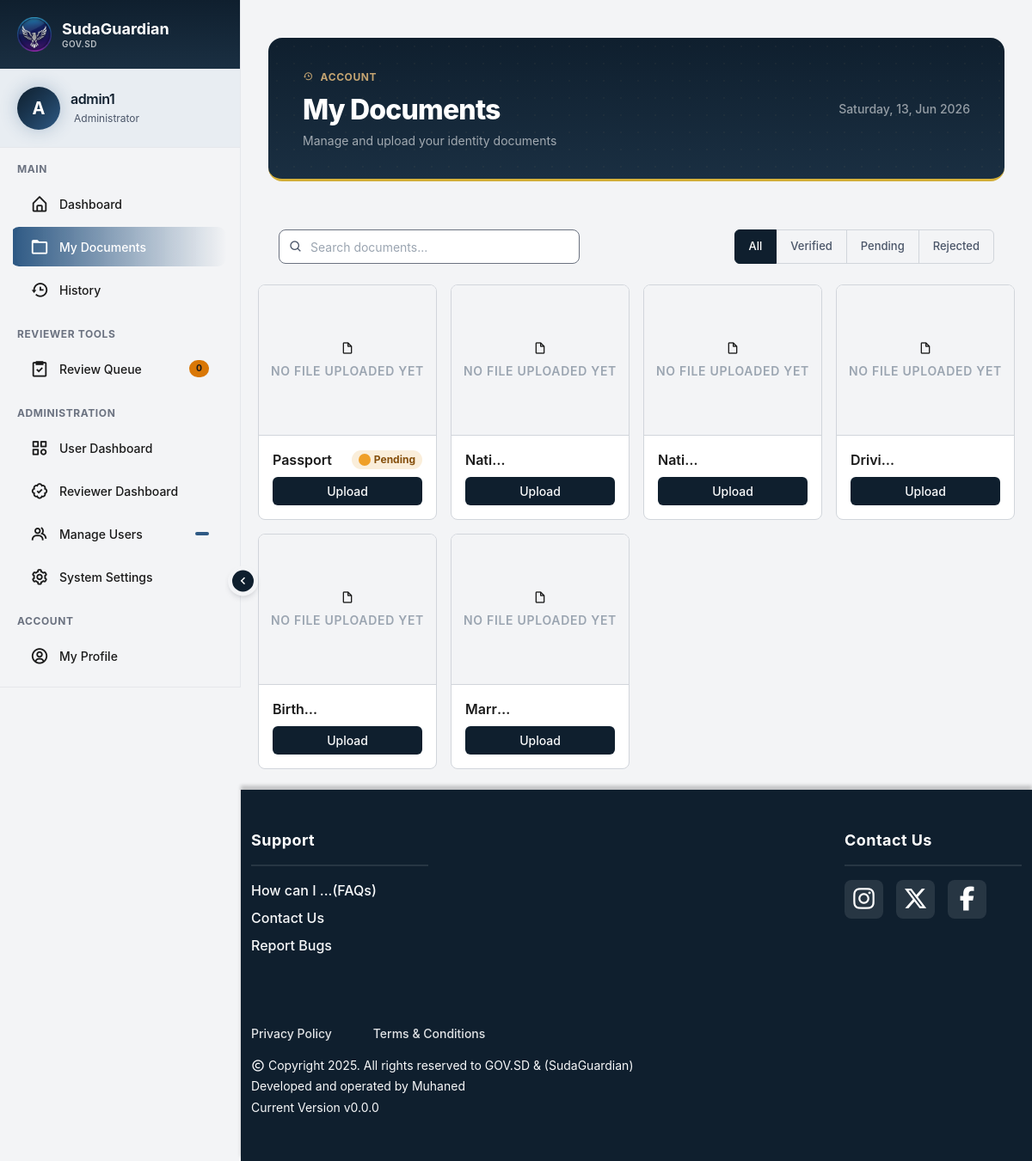
Before: /my-documents (signed in) with the older database file.
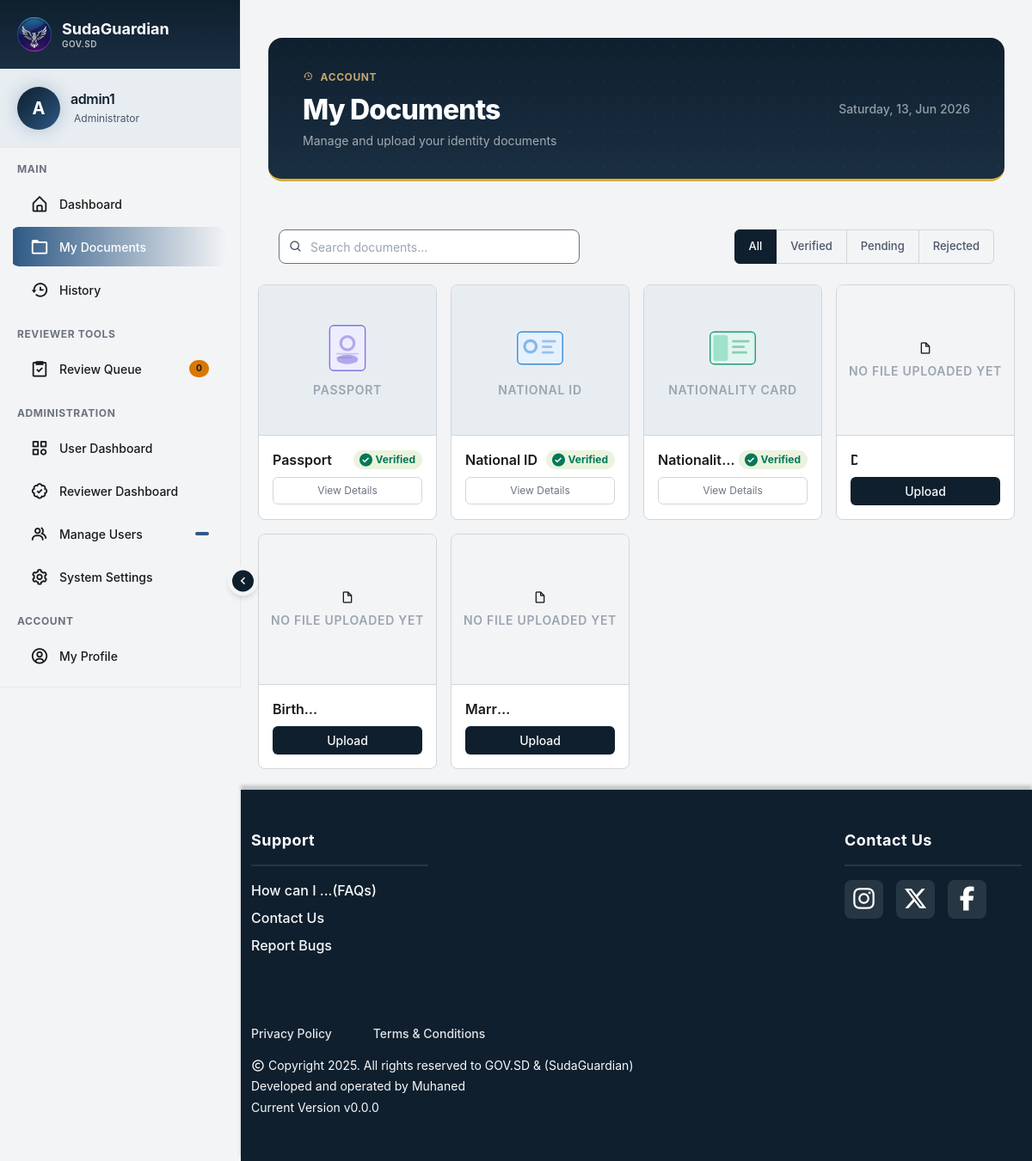
After: the same page with the newer database file.
### tables this page shows
CREATE TABLE users (
    id INTEGER PRIMARY KEY AUTOINCREMENT,
    username TEXT NOT NULL UNIQUE,
    password_hash TEXT,
    national_id_hash TEXT NOT NULL,
    full_name TEXT NOT NULL,
    birthdate TEXT,
    contact_email TEXT NOT NULL UNIQUE,
    contact_phone TEXT NOT NULL UNIQUE,
    verification_status TEXT NOT NULL DEFAULT 'verified',
    verified_at DATETIME NOT NULL,
    national_id_fast TEXT NOT NULL UNIQUE,
    role TEXT CHECK (role IN ('admin', 'user', 'reviewer')) NOT NULL
    , profile_picture TEXT, address TEXT, email_verified INTEGER NOT NULL DEFAULT 1);

CREATE TABLE documents (
id INTEGER PRIMARY KEY AUTOINCREMENT,
user_id INTEGER NOT NULL,
document_type TEXT NOT NULL,
document_number TEXT,
original_filename TEXT,
file_path TEXT UNIQUE,
mimetype TEXT,
size INTEGER,
uploaded_at DATETIME,
has_file INTEGER DEFAULT 0,
status TEXT DEFAULT 'not_uploaded' CHECK(status  IN ('not_uploaded', 'pending', 'verified', 'rejected', 'correction_requested')),
issued DATETIME,
approved_at DATETIME,
qr_token,
updated_at,
name TEXT,
FOREIGN KEY (user_id) REFERENCES users(id) ON DELETE CASCADE);

### app.py (the view)
@app.route("/my-documents")
@login_required
def my_documents():
    docs = {}
    for doc_type, doc_name in STANDARD_DOCUMENTS.items():
        docs[doc_type] = {
            "id": None,
            "name": doc_name,
            "type": doc_type,
            "status": "not_uploaded",
            "issued": "-",
            "has_file": False,
            "file_url": None,
            "qr_link": None
        }
    user_docs = Document.get_by_user(current_user.id)
    if user_docs:
        for row in user_docs:
            doc_type = row.document_type
            if doc_type in docs:
                docs[doc_type].update({
                    "id": row.id,
                    "status": row.status,
                    "issued": row.issued or "-",
                    "has_file": bool(row.has_file),
                    "file_url": url_for("static", filename=row.file_path) if row.file_path else None,
                    "qr_link": url_for("verify_document", token=row.qr_token, _external=True) if row.qr_token else None,
                })
    return render_template("my_documents.html", docs=list(docs.values()))

### app.py (called while the page is built)
@login_manager.user_loader
def load_user(user_id):
    return User.get_by_id(int(user_id))

### models.py (called while the page is built)
    @staticmethod
    def get_by_id(user_id):
        result = db.execute("SELECT * FROM users WHERE id = ?", user_id)
        if result:
            row = result[0]
            return User(
                id=row["id"],
                username=row["username"],
                password=row["password_hash"],
                national_id=row["national_id_hash"],
                full_name=row["full_name"],
                birthdate=row["birthdate"],
                contact_email=row["contact_email"],
                contact_phone=row["contact_phone"],
                verification_status=row["verification_status"],
                verified_at=row["verified_at"],
                national_id_fast=row["national_id_fast"],
                role=row["role"]
            )
        return None

### templates/my_documents.html (shortened to what this page needs)
{% extends "layout.html" %}
{% block content %}
<div class="my-documents-wrapper">
    <div class="my-documents-container container py-4">
        <div class="page-header">
            <div class="page-header-inner">
                <div>
                    <p class="page-eyebrow">
                        <i class='bx bx-history'></i> Account
                    </p>
                    <h1 class="page-title">
                        My Documents
                    </h1>
                    <p class="page-sub">
                        Manage and upload your identity documents
                    </p>
                </div>
                <div class="page-header-meta" id="Date"></div>
            </div>
        </div>
    </div>
    <div
        class="my-documents-controls-conainer d-flex justify-content-center justify-content-md-between align-items-center px-4 mb-4 flex-wrap gap-4">
        <div class="search-wrap">
            <i class='bx bx-search'></i>
            <input type="text" id="searchInput" placeholder="Search documents..." autocomplete="off">
        </div>
        <div class="filter-group btn-group">
            <button class="btn active" data-filter="all">All</button>
            <button class="btn" data-filter="verified">Verified</button>
            <button class="btn" data-filter="pending">Pending</button>
            <button class="btn" data-filter="rejected">Rejected</button>
        </div>
    </div>
    <div class="row g-3" id="docGrid">
        {% for doc in docs %}
        <div class="col-6 col-md-4 col-lg-3" data-status="{{ doc.status }}" data-name="{{ doc.name | lower }}">
            <div class="doc-card h-100">
                <div class="card-thumb {% if not doc.has_file %}empty{% endif %} ">
                    {% if doc.has_file %}
                    <span class="type-lbl">{{ doc.name }}</span>
                    {% else %}
                    <i class='bx bx-file-blank'></i>
                    <span class="type-lbl">No file uploaded yet</span>
                    {% endif %}
                </div>
                <div class="p-3 d-flex flex-column gap-2">
                    <div class="d-flex align-items-center justify-content-between gap-1">
                        <span class="doc-name">{{ doc.name }}</span>
                        <span
                            class="badge my-documents-badge-{{ doc.status }} d-inline-flex align-items-center gap-1 rounded-pill px-2 py-1">
                            <span class="my-documents-status-dot dot-{{ doc.status }}">
                                {% if doc.status == 'verified' %}
                                <i class='bx bxs-check-circle'></i>
                                {% endif %}
                            </span>
                            {{ doc.status | capitalize }}
                        </span>
                    </div>
                    <div class="d-flex gap-2">
                        {% if doc.has_file %}
                        <button class="btn btn-doc-outline flex-fill rounded-2" data-bs-toggle="modal"
                            data-bs-target="#docModal" data-id="{{ doc.id }}">View Details</button>
                        {% else %}
                        <a href="{{ url_for('upload_document', type=doc.type) }}"
                            class="btn-doc-upload flex-fill rounded-2 text-center text-decoration-none text-light">
                            Upload
                        </a>
                        {% endif %}
                    </div>
                </div>
            </div>
        </div>
        {% else %}
        <div class="col-12 text-center py-5 text-secondary">
            <i class='bx bx-folder-open d-block mb-2'></i>
            No documents found
        </div>
        {% endfor %}
    </div>
</div>
</div>
{% endblock %}

### templates/layout.html (shortened to what this page needs)
<!DOCTYPE html>
<html lang="en">
<head>
    <link href="https://cdn.jsdelivr.net/npm/bootstrap@5.2.3/dist/css/bootstrap.min.css" rel="stylesheet"
>
    <link href="https://unpkg.com/boxicons@2.1.4/css/boxicons.min.css" rel="stylesheet">
    <link rel="stylesheet" href="{{ url_for('static', filename='css/styles.css') }}">
</head>
<body>
    <div class="{% if current_user.is_authenticated %}layout-wrapper{% endif %}">
        {% if current_user.is_authenticated %}
        {% include 'sidebar.html' %}
        {% endif %}
        <div class="{% if current_user.is_authenticated %}main-content{% endif %}" id="mainContent">
            <main>
                <div class="w-100 mt-3 main-content-wrapper d-flex flex-column flex-grow-1 px-0">
                    <div class="page-content-body flex-grow-1">
                        {% block content %}
                        {% endblock %}
                    </div>
                    {% include 'footer.html' %}
                </div>
        </div>
</body>
</html>

### templates/sidebar.html (shortened to what this page needs)
{% block head %}
<link rel="stylesheet" href="{{ url_for('static', filename='css/sidebar.css') }}">
{% endblock %}
<aside class="offcanvas-lg offcanvas-start sidebar collapsed" id="sidebar">
    <div class="sidebar-header">
        <div class="sidebar-brand">
            <img src="{{ url_for('static', filename='logo.png') }}" alt="SudaGuardian Logo" class="sidebar-logo">
            <div class="sidebar-brand-text">
                <span class="sidebar-name">SudaGuardian</span>
                <span class="sidebar-subtitle">GOV.SD</span>
            </div>
        </div>
    </div>
    <div class="sidebar-user">
        <div class="user-avatar">
            <span>{{ current_user.username[:1].upper() }}</span>
        </div>
        <div class="user-info">
            <h6 class="user-name">{{ current_user.username }}</h6>
            <span class="user-role">
                {% if current_user.role == 'admin' %}
                 Administrator
                {% elif current_user.role == 'reviewer' %}
                <i class='bx bx-check-circle'></i> Document Reviewer
                {% else %}
                <i class='bx bx-user'></i> Citizen
                {% endif %}
            </span>
        </div>
    </div>
    <div class="sidebar-menu">
        <div class="menu-section">
            <span class="menu-section-title">Main</span>
            <a href="/{{ current_user.role }}-dashboard" class="menu-item">
                <i class='bx bx-home-alt'></i>
                <span class="menu-text">Dashboard</span>
            </a>
            <a href="{{ url_for('my_documents') }}" class="menu-item">
                <i class='bx bx-folder'></i>
                <span class="menu-text">My Documents</span>
            </a>
            <a href="{{ url_for('history') }}" class="menu-item">
                <i class='bx bx-history'></i>
                <span class="menu-text">History</span>
            </a>
        </div>
        {% if current_user.role == 'reviewer' or current_user.role == 'admin' %}
        <div class="menu-section">
            <span class="menu-section-title">Reviewer Tools</span>
            <a href="{{ url_for('review_queue') }}" class="menu-item">
                <i class='bx bx-task'></i>
                <span class="menu-text">Review Queue</span>
                <span class="menu-badge badge-warning">{{ pending_users|length }}</span>
            </a>
        </div>
        {% endif %}
        {% if current_user.role == 'admin' %}
        <div class="menu-section">
            <span class="menu-section-title">Administration</span>
            <a href="{{ url_for('user_dashboard') }}" class="menu-item">
                <i class="bx bx-category"></i>
                <span class="menu-text">User Dashboard</span>
            </a>
            <a href="{{ url_for('reviewer_dashboard') }}" class="menu-item">
                <i class="bx bx-badge-check"></i>
                <span class="menu-text">Reviewer Dashboard</span>
            </a>
            <a href="{{ url_for('manage_users') }}" class="menu-item">
                <i class='bx bx-group'></i>
                <span class="menu-text">Manage Users</span>
                <span class="menu-badge">{{ total_users }}</span>
            </a>
            <a href="{{ url_for('system_settings') }}" class="menu-item">
                <i class='bx bx-cog'></i>
                <span class="menu-text">System Settings</span>
            </a>
        </div>
        {% endif %}
        <div class="menu-section">
            <span class="menu-section-title">Account</span>
            <a href="{{ url_for('my_profile') }}" class="menu-item">
                <i class='bx bx-user-circle'></i>
                <span class="menu-text">My Profile</span>
            </a>
            <a href="{{ url_for('help_and_support') }}" class="menu-item">
            </a>
        </div>
    </div>
    <div class="sidebar-footer">
    </div>
</aside>
<button class="sidebar-toggle-btn d-none d-lg-flex" id="sidebarToggle">
    <i class="bx bx-chevron-right" id="toggleIcon"></i>
</button>

### templates/footer.html (shortened to what this page needs)
<footer class="text-light py-4 ">
        <div class="container text-start py-4">
            <div class="row d-flex justify-content-between">
                <div class="col-md-3 mb-4">
                    <h6 class="ftr-header fw-bold">Support</h6>
                    <hr class="ftr-line">
                    <a class="ftr-link text-light d-block mb-2" href="{{ url_for('help_and_support') }}#faq">How can I ...(FAQs)</a>
                    <a class="ftr-link text-light d-block mb-2" href="{{ url_for('help_and_support') }}#contact">Contact Us</a>
                    <a class="ftr-link text-light d-block mb-2" href="{{ url_for('report_bugs') }}">Report Bugs</a>
                </div>
                <div class="col-md-3 mb-4">
                    <h6 class="ftr-header fw-bold">Contact Us</h6>
                    <hr class="ftr-line">
                    <div class="d-flex justify-content-start">
                        <a class="ftr-icon" href=""><i class="fa-brands fa-instagram"></i></a>
                        <a class="ftr-icon" href=""><i class="fa-brands fa-x-twitter"></i></a>
                        <a class="ftr-icon" href=""><i class="fa-brands fa-facebook-f"></i></a>
                    </div>
                </div>
            </div>
            <div class="text-start mt-5">
                <div class="d-flex gap-5">
                    <a class="ftr-link-decorated text-light" href="{{ url_for('privacy_policy') }}">Privacy Policy</a>
                    <a class="ftr-link-decorated text-light" href="{{ url_for('terms_and_conditions') }}">Terms & Conditions</a>
                </div>
                <div class="d-flex text-light gap-1 mt-3">
                    <span><i class='bx bx-copyright'></i></span>
                    <small>Copyright 2025. All rights reserved to GOV.SD & (SudaGuardian)</small>
                </div>
                <div class="text-light gap-1">
                    <small class="text-light d-block mb-1">Developed and operated by Muhaned</small>
                    <small class="text-light d-block mb-1">Current Version v0.0.0</small>
                </div>
            </div>
        </div>
    </footer>

Changed rows visible on the page:
changed documents "Passport": name (not shown) → "PASSPORT"; status "Pending" → "Verified"; has_file "NO FILE UPLOADED YET Upload" → "View Details"
changed documents (number 2 of 6 on the later page): name (not shown) → "NATIONAL ID"; name "Nati…" → "National ID"; status (not shown) → "Verified"; has_file "NO FILE UPLOADED YET Upload" → "View Details"
changed documents (number 3 of 6 on the later page): name (not shown) → "NATIONALITY CARD"; name "Nati…" → "Nationalit…"; status (not shown) → "Verified"; has_file "NO FILE UPLOADED YET Upload" → "View Details"
changed documents (number 4 of 6 on the later page): name "Drivi…" → (not shown)
